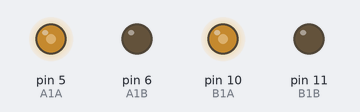
This sketch was run on a simulated Arduino Uno, built with avr-gcc and run on an emulated ATmega328P. Parts: output pins drawn as LEDs (lit = HIGH).

Above: at 0.05 s.
At 1.25 s:
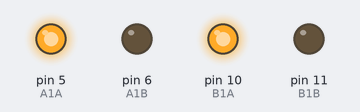
At 2.5 s:
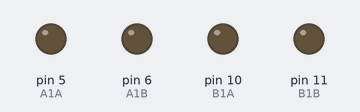
At 3.7 s:
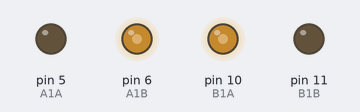
At 4.95 s:
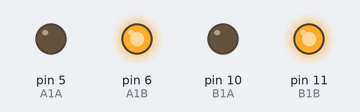
Timing chart, 0 to 6.5 s (numbered marks = the images above):
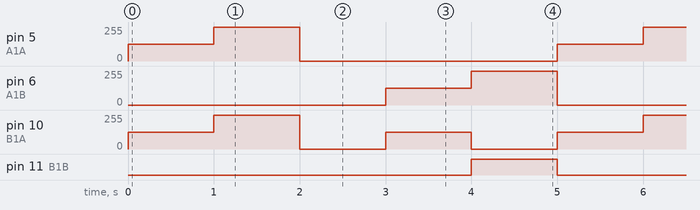

Measured:
- by itself, pin 5 (A1A), pin 6 (A1B): repeats every 5.0 s: 255/255 1.0 s, 0/255 3.0 s, 127/255 1.0 s
- by itself, pin 10 (B1A): repeats every 5.0 s: 255/255 1.0 s, 2 × (0/255 1.0 s, 127/255 1.0 s)
- by itself, pin 11 (B1B): alternates HIGH for 1.0 s and LOW for 4.0 s

The sketch:

_8.5_-_Motores_DC_-_L9110.ino
```cpp
/*
Curso de Arduino

Control de motor con L9110

Conexiones

MOTOR B
B1A   10
B1B   11
A1A    5
A1B    6
(Todos PWM)

by JAVacasM
 */


/* ==== Includes - Librerias==== */
/* ====  END Includes ==== */

/* ==== Defines - Constantes ==== */
#define B1A   10
#define B1B   11
#define A1A    5
#define A1B    6
/* ==== END Defines ==== */

/* ==== Variables Globales ==== */
/* ==== END Global Variables ==== */


/* ==== Funciones a usar - Prototipos ==== */

/* ==== END Prototipos ==== */

/* ==== Setup - Configuracion ==== */
void setup() {  // Al usar PWM no necesitamos pinMode
}
/* ==== END Setup ==== */


/* ==== Loop - Codigo que se repite==== */
void loop() {

  adelante(127);
  delay(1000);
  adelante(255);
  delay(1000);
  parar();
  delay(1000);
  giro(127);
  delay(1000);
  atras(255);
  delay(1000);

}
/* ==== End Loop ==== */

/* ==== Funciones ==== */

void adelante(int velocidad){
  analogWrite(A1A,velocidad);
  analogWrite(A1B,0);
  analogWrite(B1A,velocidad);
  analogWrite(B1B,0);
}

void atras(int velocidad){
  analogWrite(A1A,0);
  analogWrite(A1B,velocidad);
  analogWrite(B1A,0);
  analogWrite(B1B,velocidad);
}

void giro(int velocidad){
  analogWrite(A1A,0);
  analogWrite(A1B,velocidad);
  analogWrite(B1A,velocidad);
  analogWrite(B1B,0);
}
void parar(){
  analogWrite(A1A,0);
  analogWrite(A1B,0);
  analogWrite(B1A,0);
  analogWrite(B1B,0);
}

/* ==== END Functions ==== */
```
